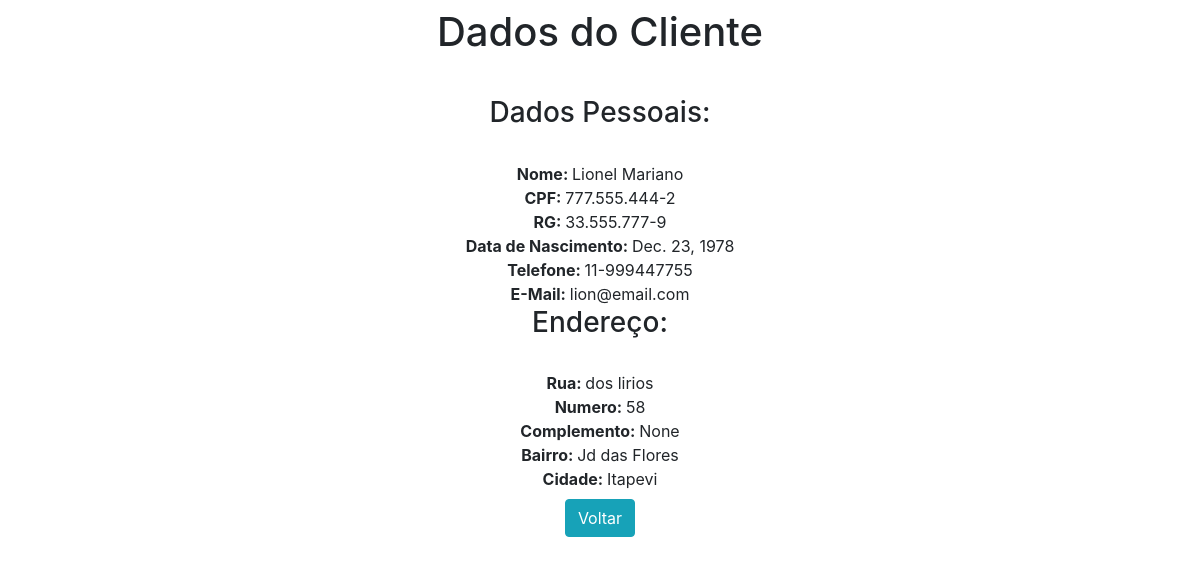
Page /view/4/ on the committed database.
### app/models.py (models this page shows)
class Cliente(models.Model):
    nome = models.CharField('Nome', max_length=150)
    cpf = models.CharField('CPF', max_length=20)
    rg = models.CharField('RG', max_length=15)
    data_nasc = models.DateField('Data de Nascimento')
    telefone = models.CharField('Telefone', max_length=15)
    email = models.CharField('Email', max_length=50, null=True, blank=True)
    rua = models.CharField('Rua', max_length=150)
    numero = models.CharField('Numero', max_length=10)
    complemento = models.CharField('Complemento', max_length=120, null=True,blank=True)
    bairro = models.CharField('Bairro', max_length=100)
    cidade = models.CharField('Cidade', default='Itapevi', max_length=50)

### app/views.py (the view)
# urls.py: path('view/<int:pk>/', view, name='view'),
def view(request, pk):
    data = {}
    data['db'] = Cliente.objects.get(pk=pk)
    return render(request, 'view.html', data)

### app/templates/view.html (shortened to what this page needs)
<!DOCTYPE html>
<html lang="pt-br">
<head>
    <link rel="stylesheet" href="https://stackpath.bootstrapcdn.com/bootstrap/4.4.1/css/bootstrap.min.css">
</head>
<body>
    <div class="col-8 m-auto pt-2 pb-2 text-center">
        <h1>Dados do Cliente</h1>
    </div>
    <div class="col-8 m-auto pt-4 pb-2 text-center">
        <h3>Dados Pessoais:</h3><br>
        <strong>Nome: </strong>{{db.nome}}<br>
        <strong>CPF: </strong>{{db.cpf}}<br>
        <strong>RG: </strong>{{db.rg}}<br>
        <strong>Data de Nascimento: </strong>{{db.data_nasc}}<br>
        <strong>Telefone: </strong>{{db.telefone}}<br>
        <strong>E-Mail: </strong>{{db.email}}<br>
        <h3>Endereço:</h3><br>
        <strong>Rua: </strong>{{db.rua}}<br>
        <strong>Numero: </strong>{{db.numero}}<br>
        <strong>Complemento: </strong>{{db.complemento}}<br>
        <strong>Bairro: </strong>{{db.bairro}}<br>
        <strong>Cidade: </strong>{{db.cidade}}<br>
    </div>
    <div class="col-8 m-auto pb-2 text-center">
        <a href="/" class="btn btn-info"> Voltar</a>
    </div>
</body>
</html>

### rows in the picture
Cliente: nome "Lionel Mariano", cpf "777.555.444-2", rg "33.555.777-9", data_nasc "Dec. 23, 1978", telefone "11-999447755", email "lion@email.com", rua "dos lirios", numero "58", complemento "None", bairro "Jd das Flores", cidade "Itapevi"
